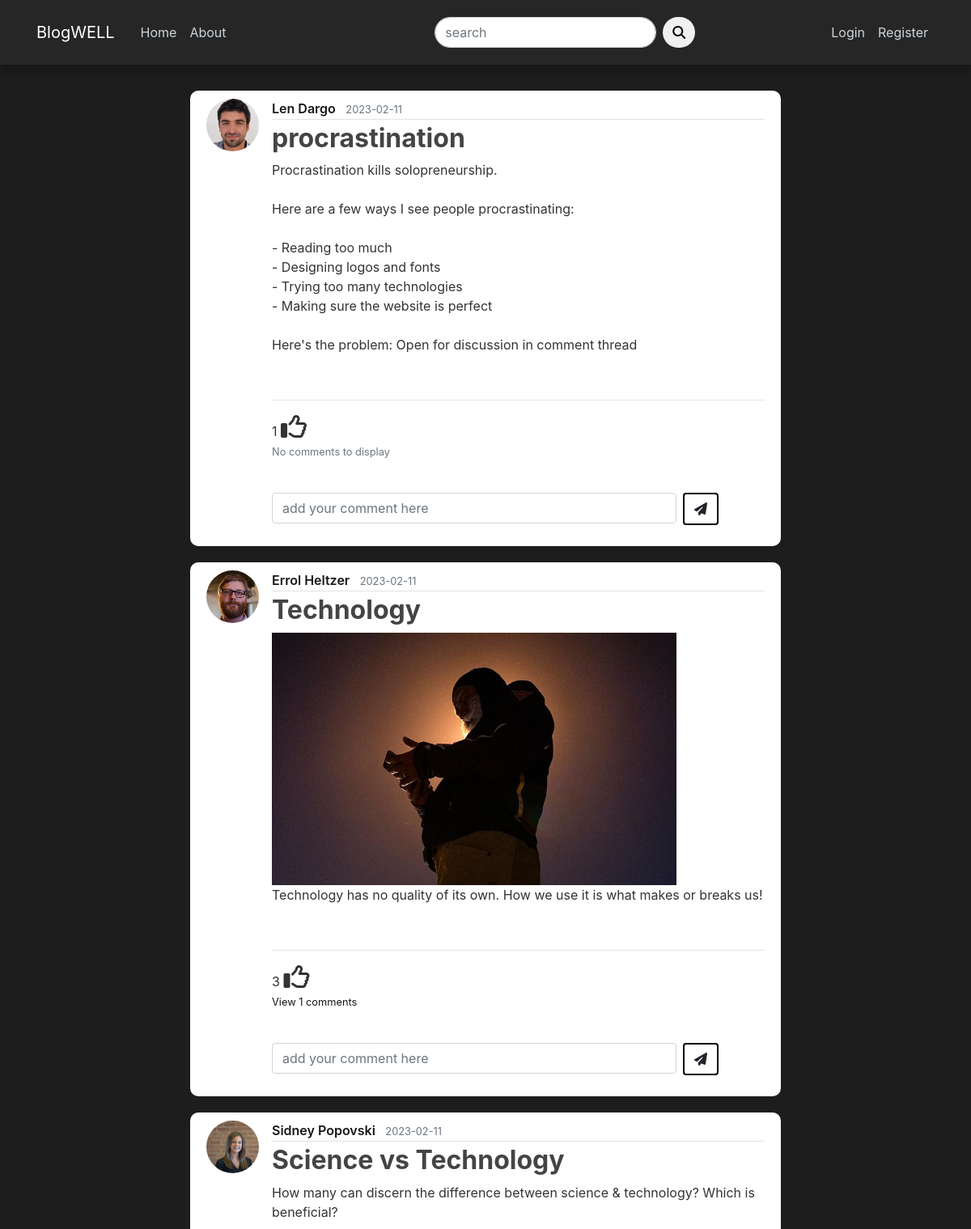
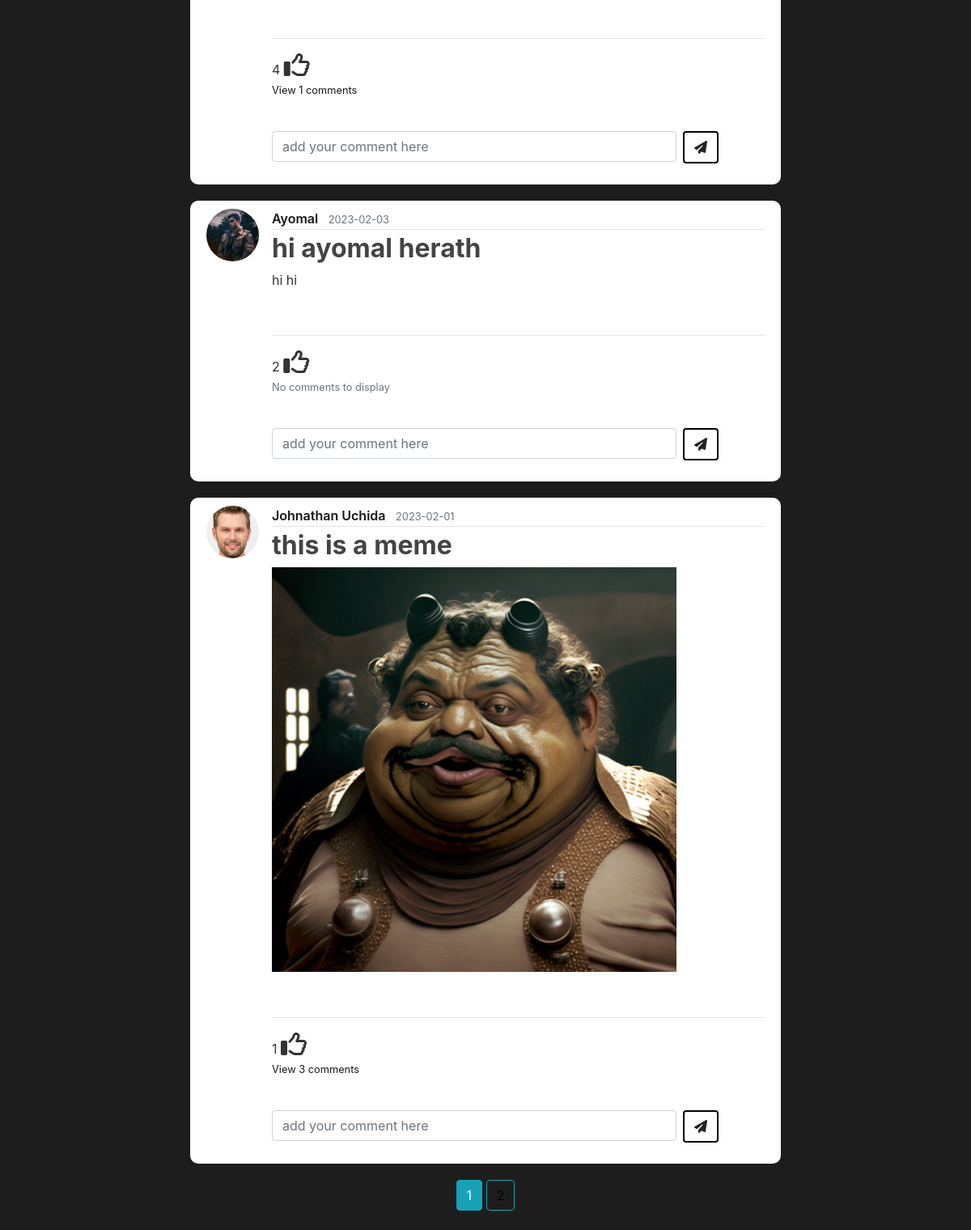
The page /home on the database its author committed (2 pictures, top to bottom).
### blog/models.py (models this page shows, shortened)
class Post(db.Model):
    __table_args__ = (CheckConstraint('hate_percentage >= 0.0 and hate_percentage <= 1.0'),)
    id = db.Column(db.Integer, primary_key=True)
    title = db.Column(db.String(100), nullable=False)
    date_posted = db.Column(db.DateTime, nullable=False, default=datetime.utcnow)
    content = db.Column(db.Text, nullable=False)
    post_image = db.Column(db.String(200), nullable=True)
    user_id = db.Column(db.Integer, db.ForeignKey('user.id'), nullable=False)
    comments = db.relationship('Comment', backref='post', lazy=True)
    likes = db.relationship('Like', backref='Post', lazy=True)
    hate_percentage = db.Column(db.Float, nullable=False, server_default='0.0')
    reports = db.relationship('Reports', backref='Post', lazy=True)

class User(db.Model, UserMixin):
    id = db.Column(db.Integer, primary_key=True)
    username = db.Column(db.String(20), unique=True, nullable=False)
    email = db.Column(db.String(120), unique=True, nullable=False)
    image_file = db.Column(db.String(20), nullable=False, default='default.jpg')
    password = db.Column(db.String(60), nullable=False)
    posts = db.relationship('Post', backref='author', lazy=True)
    comments = db.relationship('Comment', backref='author', lazy=True)
    is_admin = db.Column(db.Boolean, default=False)
    likes = db.relationship('Like', backref='author', lazy=True)
    reports = db.relationship('Reports', backref='author', lazy=True)

### blog/main/routes.py (the view)
@main.route("/")
@main.route("/home")
def home():
    page = request.args.get('page', 1, type=int)
    posts = Post.query.order_by(Post.date_posted.desc()).paginate(page=page, per_page=5)#pagination and post order
    return render_template('home.html', posts=posts)

### blog/users/forms.py
class SearchForm(FlaskForm):
    searched = StringField('search', validators=[DataRequired()])
    submit = SubmitField('Submit')

### blog/users/routes.py (called while the page is built)
@app.context_processor
def home():
    form = SearchForm()
    return dict(form=form)

### blog/templates/home.html (shortened to what this page needs)
{% extends "layout.html" %}
{% block content %}
    {% for post in posts.items %}
        <article class="media content-section">
            <img src="{{ url_for('static', filename='profile_pics/' + post.author.image_file)}}" class="rounded-circle article-img" alt="">
            <div class="media-body">
            <div class="article-metadata">
                <a class="mr-2 uname" href="{{url_for('users.user_posts', username=post.author.username )}}">{{ post.author.username }}</a>
                <small class="text-muted">{{ post.date_posted.strftime('%Y-%m-%d') }}</small>
            </div>
            <h2><a class="article-title font-weight-bold" href="{{ url_for('posts.post', post_id=post.id)}}">{{ post.title }}</a></h2>
            {% if post.post_image %}
                <div class="post-pic"><img src="{{url_for('static', filename = 'post_images/' + post.post_image)}}" alt="" height="auto" width="500px"></div>
                <div><p class="article-content">{{ post.content }}</p></div>
            {% else %}
                <div><p class="article-content">{{ post.content }}</p></div>
            {% endif %}
            <br><hr>
             <div>
                <span id="likes-count-{{post.id}}">{{post.likes|length}}</span>
                {% if current_user in post.likes|map(attribute="author")|list %}
                    <i class="fa-solid fa-thumbs-up fa-2x" id="likes-button-{{post.id}}" onclick="like({{post.id}})"></i></a>
                {% else %}
                    <i class="fa-regular fa-thumbs-up fa-2x" id="likes-button-{{post.id}}" onclick="like({{post.id}})"></i></a>
                {% endif %}
            </div>
            <p class="card-text">
                {% if post.comments|length > 0 %}
                <a data-toggle="collapse" href="#comments-{{post.id}}" role="button" aria-expanded="false">
                    <small>View {{post.comments|length }} comments</small>
                </a>
                {% else%}
                <small class="text-muted">No comments to display</small>
                {% endif %}
            </p>
            <br>
            <form action="/comment/{{post.id}}" class="input-group mb-3" method="POST">
                <div class="mr-2">
                    <input type="text" name="text" id="text" class="form-control" placeholder="add your comment here" style="width: 500px;"/>
                </div>
                <div>
                    <button type="submit" class="btn btn-rounded" style="border: 2px solid black;"><i class="fa-solid fa-paper-plane"></i></button>
                </div>
            </form>
            </div>
        </article>
    {% endfor %}
    <div class="pagi_btn text-center">
        {% for page_num in posts.iter_pages(left_edge=1, right_edge=1, left_current=1, right_current=2) %}
            {% if page_num %}
                {% if posts.page == page_num %}
                    <a href="{{ url_for('main.home', page=page_num )}}" class="btn btn-info mb-4">{{ page_num }}</a>
                {% else %}
                    <a href="{{ url_for('main.home', page=page_num )}}" class="btn btn-outline-info mb-4">{{ page_num }}</a>
                {% endif %}
            {% endif %}
        {% endfor %}
    </div>
{% endblock content %}

### blog/templates/layout.html (shortened to what this page needs)
<!DOCTYPE html>
<html lang="en">
<head>
     <link rel="stylesheet" href="https://cdn.jsdelivr.net/npm/bootstrap@4.3.1/dist/css/bootstrap.min.css">
     <link rel="stylesheet" type="text/css" href="{{ url_for('static', filename='main.css') }}">
     <link rel="stylesheet" href="https://cdnjs.cloudflare.com/ajax/libs/font-awesome/6.2.0/css/all.min.css" />
</head>
<body>
    <header class="site-header">
        <nav class="navbar navbar-expand-md navbar-dark bg-steel fixed-top">
          <div class="container">
            <a class="navbar-brand mr-4" href="/home">BlogWELL</a>
            <div class="collapse navbar-collapse" id="navbarToggle">
              <div class="navbar-nav mr-auto">
                {% if current_user.is_admin == True %}
                  <a class="nav-item nav-link" href="{{url_for('main.home')}}">Home</a>
                  <a class="nav-item nav-link" href="{{url_for('main.about')}}">About</a>
                  <a class="nav-item nav-link" href="/admin">Admin</a>
                {% else %}
                  <a class="nav-item nav-link" href="{{url_for('main.home')}}">Home</a>
                  <a class="nav-item nav-link" href="{{url_for('main.about')}}">About</a>
                {% endif %}
              </div>
              <form action="{{ url_for('users.search') }}" method="POST">
                <div class="input-group">
                  <div class="form-outline">
                    <input type="search" name="searched" id="form1" class="form-control" placeholder="search" />
                  </div>
                  <button type="submit" class="btn btn-primary btn-search">
                    <i class="fas fa-search"></i>
                  </button>
                </div>
              </form>
              <div class="navbar-nav">
                {% if current_user.is_authenticated %}
                  <a class="nav-item nav-link" href="{{url_for('posts.new_post')}}">New Post</a>
                  <a class="nav-item nav-link" href="{{url_for('users.account')}}">Account</a>
                  <a class="nav-item nav-link" href="{{url_for('users.logout')}}">Logout</a>
                {% else %}
                  <a class="nav-item nav-link" href="{{url_for('users.login')}}">Login</a>
                  <a class="nav-item nav-link" href="{{url_for('users.register')}}">Register</a>
                {% endif %}
              </div>
            </div>
          </div>
        </nav>
      </header>
      <main role="main" class="container">
        <div class="row">
          <div class="col-md-8 mx-auto">
            {% block content %}{% endblock %}
          </div>
          </div>
      </main>
</body>
</html>

### blog/static/main.css (style rules this page uses)
body { background: #1d1d1d; color: #333333; margin-top: 7rem; }
h1, h2, h3, h4, h5, h6 { color: #444444; }
a { color: rgb(23, 23, 23); }
.uname { font-weight: 600; }
.bg-steel { background-color: #272626; }
.navbar { height: 5rem; box-shadow: 0 8px 8px 0 rgba(0,0,0,.2); }
.site-header .navbar-nav .nav-link { color: #cbd5db; width: max-content; }
.site-header form { margin-left: 5rem; margin-right: 10rem; }
.site-header .input-group .form-outline .form-control { border-radius: 5rem; }
.site-header .input-group button { margin-left: 0.5rem; background-color: #f0f0f0; border: none; color: #000000; border-radius: 5rem; }
.content-section { background: #ffffff; padding: 10px 20px; border-radius: 10px; margin-bottom: 20px; }
.article-title { color: #444444; }
.article-content { white-space: pre-line; }
.article-img { height: 65px; width: 65px; margin-right: 16px; }
.article-metadata { padding-bottom: 1px; margin-bottom: 4px; border-bottom: 1px solid #e3e3e3 }
.btn-outline-info { color: black; }
.fa-thumbs-up { cursor: pointer; }

### rows shown on the page
Post: image_file (picture), author.username "Len Dargo", date_posted "2023-02-11", title "procrastination", content "Procrastination kills solopreneurship. Here are a few ways I see people procrastinating: - Reading too much - Designing logos and fonts - Trying too many technologies - Making sure the website is perfect Here's the problem: Open for discussion in comment thread", likes|length "1", shows "No comments to display"
Post: image_file (picture), author.username "Errol Heltzer", date_posted "2023-02-11", title "Technology", post_image (picture), content "Technology has no quality of its own. How we use it is what makes or breaks us!", likes|length "3", comments|length "1"
Post: image_file (picture), author.username "Sidney Popovski", date_posted "2023-02-11", title "Science vs Technology", content "How many can discern the difference between science & technology? Which is beneficial?", likes|length "4", comments|length "1"
Post: image_file (picture), author.username "Ayomal", date_posted "2023-02-03", title "hi ayomal herath", content "hi hi", likes|length "2", shows "No comments to display"
Post: image_file (picture), author.username "Johnathan Uchida", date_posted "2023-02-01", title "this is a meme", post_image (picture), likes|length "1", comments|length "3"

### other values the page prints
{{ page_num }} "1"
{{ page_num }} "2"
